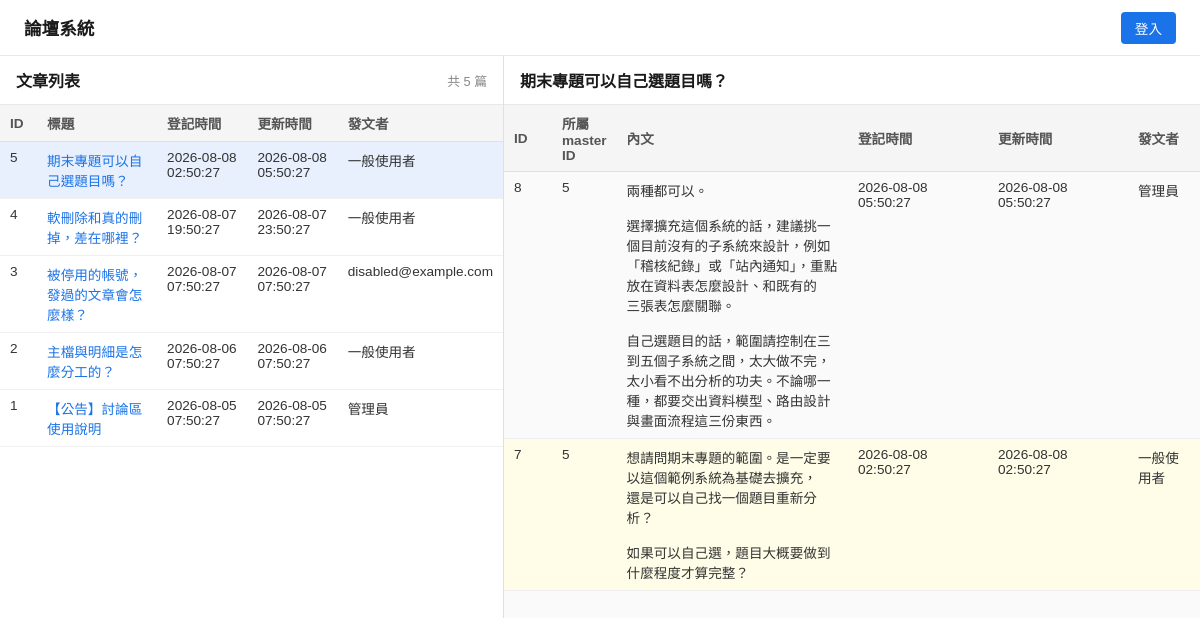
Screenshot of /forum/?page=1&master_id=5 with the database file from the repository.
### tables this page shows
CREATE TABLE forum (
            id         INTEGER PRIMARY KEY AUTOINCREMENT,
            title      TEXT    NOT NULL,
            created_at TEXT    NOT NULL DEFAULT (datetime('now')),
            updated_at TEXT    NOT NULL DEFAULT (datetime('now')),
            user_id    INTEGER NOT NULL,
            is_deleted INTEGER NOT NULL DEFAULT 0
        );

CREATE TABLE forum_details (
            id               INTEGER PRIMARY KEY AUTOINCREMENT,
            master_id        INTEGER NOT NULL,
            content          TEXT    NOT NULL,
            created_at       TEXT    NOT NULL DEFAULT (datetime('now')),
            updated_at       TEXT    NOT NULL DEFAULT (datetime('now')),
            user_id          INTEGER NOT NULL,
            is_original_post INTEGER NOT NULL DEFAULT 0,
            is_deleted       INTEGER NOT NULL DEFAULT 0
        );

### blueprints/forum/__init__.py (the view)
@forum_bp.route('/', strict_slashes=False)
def index():
    page      = request.args.get('page', 1, type=int)
    master_id = request.args.get('master_id', type=int)
    masters, total = db.list_forum_masters(page=page, page_size=_PAGE_SIZE)
    total_pages    = max(1, (total + _PAGE_SIZE - 1) // _PAGE_SIZE)
    details         = []
    selected_master = None
    if master_id:
        m = db.get_forum_master(master_id)
        if m and not m['is_deleted']:
            selected_master = m
            details         = db.list_forum_details(master_id)
    return render_template(
        'forum/index.html',
        masters=masters,
        total=total,
        page=page,
        total_pages=total_pages,
        details=details,
        selected_master=selected_master,
        user=_current_user(),
    )

### blueprints/forum/__init__.py (called while the page is built)
def _current_user():
    if 'user_id' not in session:
        return None
    user = db.find_user_by_id(session['user_id'])
    return user if _is_usable(user) else None

### db/connection.py (called while the page is built)
def _get_conn():
    from db import DB_PATH
    conn = sqlite3.connect(DB_PATH)
    conn.row_factory = sqlite3.Row
    conn.execute("PRAGMA journal_mode=WAL")
    return conn

### db/forum.py (called while the page is built)
def list_forum_masters(page=1, page_size=10):
    offset = (page - 1) * page_size
    conn = _get_conn()
    total = conn.execute(
        'SELECT COUNT(*) FROM forum WHERE is_deleted = 0'
    ).fetchone()[0]
    items = conn.execute(
        'SELECT m.id, m.title, m.created_at, m.updated_at, m.user_id,'
        ' COALESCE(u.name, u.email) AS user_display'
        ' FROM forum m LEFT JOIN users u ON u.id = m.user_id'
        ' WHERE m.is_deleted = 0'
        ' ORDER BY m.updated_at DESC LIMIT ? OFFSET ?',
        (page_size, offset)
    ).fetchall()
    conn.close()
    return items, total

def get_forum_master(master_id):
    conn = _get_conn()
    row = conn.execute(
        'SELECT id, title, created_at, updated_at, user_id, is_deleted'
        ' FROM forum WHERE id = ?',
        (master_id,)
    ).fetchone()
    conn.close()
    return row

def list_forum_details(master_id):
    conn = _get_conn()
    rows = conn.execute(
        'SELECT d.id, d.master_id, d.content, d.created_at, d.updated_at, d.user_id,'
        ' d.is_original_post, COALESCE(u.name, u.email) AS user_display'
        ' FROM forum_details d LEFT JOIN users u ON u.id = d.user_id'
        ' WHERE d.master_id = ? AND d.is_deleted = 0'
        ' ORDER BY d.created_at DESC',
        (master_id,)
    ).fetchall()
    conn.close()
    return rows

### templates/forum/index.html (shortened to what this page needs)
{% extends "base.html" %}
{% block head %}
<link rel="stylesheet" href="{{ url_for('static', filename='forum.css') }}">
{% endblock %}
{% block body %}
<div class="forum-layout">
  <div class="forum-topbar">
    <span class="forum-topbar-title">論壇系統</span>
    <div class="forum-topbar-nav">
      {% if user %}
        <a href="{{ url_for('hub.home') }}" class="forum-nav-link">返回首頁</a>
        <span class="forum-nav-user">{{ user['name'] or user['display_name'] or user['email'] }}</span>
        <a href="{{ url_for('auth.logout') }}" class="forum-btn forum-btn-danger">登出</a>
      {% else %}
        <a href="{{ url_for('auth.login_page') }}" class="forum-btn forum-btn-primary">登入</a>
      {% endif %}
    </div>
  </div>
  <div class="forum-content">
    <div class="forum-left">
      <div class="forum-panel-header">
        <h2>文章列表</h2>
        <div class="forum-panel-actions">
          <span class="forum-total">共 {{ total }} 篇</span>
        </div>
      </div>
      <div class="forum-table-wrap">
        <table class="forum-table">
          <thead>
            <tr>
              <th class="col-id">ID</th>
              <th class="col-title">標題</th>
              <th class="col-time">登記時間</th>
              <th class="col-time">更新時間</th>
              <th class="col-uid">發文者</th>
            </tr>
          </thead>
          <tbody>
            {% for m in masters %}
            <tr class="{{ 'forum-row-selected' if selected_master and selected_master['id'] == m['id'] else '' }}">
              <td>{{ m['id'] }}</td>
              <td>
                <a class="forum-title-link"
                   href="{{ url_for('forum.index', page=page, master_id=m['id']) }}">
                  {{ m['title'] }}
                </a>
              </td>
              <td>{{ m['created_at'] }}</td>
              <td>{{ m['updated_at'] }}</td>
              <td>{{ m['user_display'] }}</td>
            </tr>
            {% else %}
            <tr>
              <td colspan="{{ 6 if user else 5 }}" class="forum-empty">尚無文章</td>
            </tr>
            {% endfor %}
          </tbody>
        </table>
      </div>
    </div>
    <div class="forum-right">
      {% if selected_master %}
        <div class="forum-panel-header">
          <h2>{{ selected_master['title'] }}</h2>
        </div>
        <div class="forum-table-wrap">
          <table class="forum-table">
            <thead>
              <tr>
                <th class="col-id">ID</th>
                <th class="col-id">所屬 master ID</th>
                <th class="col-content">內文</th>
                <th class="col-time">登記時間</th>
                <th class="col-time">更新時間</th>
                <th class="col-uid">發文者</th>
              </tr>
            </thead>
            <tbody>
              {% for d in details %}
              <tr class="{{ 'forum-row-original' if d['is_original_post'] else '' }}">
                <td>{{ d['id'] }}</td>
                <td>{{ d['master_id'] }}</td>
                <td class="forum-content-cell">{{ d['content'] }}</td>
                <td>{{ d['created_at'] }}</td>
                <td>{{ d['updated_at'] }}</td>
                <td>{{ d['user_display'] }}</td>
              </tr>
              {% else %}
              <tr>
                <td colspan="{{ 7 if user else 6 }}" class="forum-empty">尚無內文</td>
              </tr>
              {% endfor %}
            </tbody>
          </table>
        </div>
      {% else %}
        <div class="forum-placeholder">
          <p>請從左側選擇文章以查看內文與回覆</p>
        </div>
      {% endif %}
    </div>
  </div>
</div>
{% endblock %}

### templates/base.html (shortened to what this page needs)
<!doctype html>
<html lang="zh-TW">
<head>
  <link rel="stylesheet" href="{{ url_for('static', filename='common.css') }}">
  <link rel="stylesheet" href="{{ url_for('static', filename='login.css') }}">
  {% block head %}{% endblock %}
</head>
<body>
  {% block body %}{% endblock %}
</body>
</html>

### static/common.css (style rules this page uses)
:root { --btn-primary-bg: #1a73e8; --btn-primary-hover: #1557b0; --btn-secondary-bg: #f0f0f0; --btn-secondary-color: #333; --btn-secondary-hover: #e0e0e0; --btn-danger-bg: #e53935; --btn-danger-hover: #c62828; --btn-action-bg: #f5f5f5; --btn-action-border: #ccc; --btn-action-color: #333; --btn-action-hover: #e8e8e8; --btn-action-danger-border: #e57373; --btn-action-danger-bg: #fff; --btn-action-danger-color: #c62828; --btn-action-danger-hover: #ffebee; }

### static/login.css (style rules this page uses)
* { box-sizing: border-box; margin: 0; padding: 0; }
body { font-family: Arial, sans-serif; background-color: #f0f2f5; display: flex; justify-content: center; align-items: center; min-height: 100vh; }
h2 { font-size: 1.25rem; margin-bottom: 28px; text-align: center; color: #1a1a1a; }

### static/forum.css (style rules this page uses)
body { display: block; background-color: #f0f2f5; font-family: Arial, sans-serif; min-height: 100vh; margin: 0; }
.forum-layout { display: flex; flex-direction: column; height: 100vh; overflow: hidden; }
.forum-topbar { background: #fff; border-bottom: 1px solid #e8e8e8; padding: 0 24px; height: 56px; display: flex; align-items: center; justify-content: space-between; box-shadow: 0 1px 4px rgba(0, 0, 0, 0.06); flex-shrink: 0; }
.forum-topbar-title { font-size: 1.1rem; font-weight: bold; color: #1a1a1a; }
.forum-topbar-nav { display: flex; align-items: center; gap: 14px; font-size: 0.9rem; }
.forum-btn { padding: 6px 14px; font-size: 0.85rem; border-radius: 4px; text-decoration: none; border: none; cursor: pointer; display: inline-block; transition: background-color 0.2s; }
.forum-btn-primary { background-color: var(--btn-primary-bg); color: #fff; }
.forum-content { display: flex; flex: 1; overflow: hidden; }
.forum-left { width: 42%; min-width: 320px; border-right: 1px solid #e0e0e0; display: flex; flex-direction: column; background: #fff; overflow: hidden; }
.forum-right { flex: 1; display: flex; flex-direction: column; background: #fafafa; overflow: hidden; }
.forum-panel-header { padding: 12px 16px; border-bottom: 1px solid #e8e8e8; display: flex; align-items: center; justify-content: space-between; flex-shrink: 0; background: #fff; }
.forum-panel-header h2 { font-size: 1rem; font-weight: bold; color: #1a1a1a; margin: 0; white-space: nowrap; overflow: hidden; text-overflow: ellipsis; }
.forum-total { font-size: 0.8rem; color: #888; flex-shrink: 0; }
.forum-panel-actions { display: flex; align-items: center; gap: 10px; flex-shrink: 0; }
.forum-table-wrap { flex: 1; overflow-y: auto; }
.forum-table { width: 100%; border-collapse: collapse; font-size: 0.85rem; }
.forum-table th { background: #f5f5f5; color: #555; font-weight: bold; padding: 8px 10px; text-align: left; border-bottom: 1px solid #e0e0e0; position: sticky; top: 0; z-index: 1; }
.forum-table td { padding: 8px 10px; border-bottom: 1px solid #f0f0f0; color: #333; vertical-align: top; }
.forum-row-selected td { background: #e8f0fe !important; }
.forum-row-original td { background: #fffde7; }
.forum-title-link { color: #1a73e8; text-decoration: none; }
.forum-content-cell { white-space: pre-wrap; word-break: break-word; max-width: 320px; }
.col-id { width: 48px; }
.col-uid { width: 72px; }
.col-time { width: 140px; white-space: nowrap; }
.col-title { min-width: 120px; }
.col-content { min-width: 160px; }

### rows the page displays
forum: id "5", title "期末專題可以自己選題目嗎？", created_at "2026-08-08 02:50:27", updated_at "2026-08-08 05:50:27", user_display "一般使用者"
forum: id "4", title "軟刪除和真的刪掉，差在哪裡？", created_at "2026-08-07 19:50:27", updated_at "2026-08-07 23:50:27", user_display "一般使用者"
forum: id "3", title "被停用的帳號，發過的文章會怎麼樣？", created_at "2026-08-07 07:50:27", updated_at "2026-08-07 07:50:27", user_display "disabled@example.com"
forum: id "2", title "主檔與明細是怎麼分工的？", created_at "2026-08-06 07:50:27", updated_at "2026-08-06 07:50:27", user_display "一般使用者"
forum: id "1", title "【公告】討論區使用說明", created_at "2026-08-05 07:50:27", updated_at "2026-08-05 07:50:27", user_display "管理員"
forum_details: id "8", master_id "5", content "兩種都可以。 選擇擴充這個系統的話，建議挑一個目前沒有的子系統來設計，例如 「稽核紀錄」或「站內通知」，重點放在資料表怎麼設計、和既有的 三張表怎麼關聯。 自己選題目的話，範圍請控制在三到五個子系統之間，太大做不完， 太小看不出分析的功夫。不論哪一種，都要交出資料模型、路由設計 與畫面流程這三份東西。", created_at "2026-08-08 05:50:27", updated_at "2026-08-08 05:50:27", user_display "管理員"
forum_details: id "7", master_id "5", content "想請問期末專題的範圍。是一定要以這個範例系統為基礎去擴充， 還是可以自己找一個題目重新分析？ 如果可以自己選，題目大概要做到什麼程度才算完整？", created_at "2026-08-08 02:50:27", updated_at "2026-08-08 02:50:27", user_display "一般使用者"

### other values shown
{{ total }} "5"
